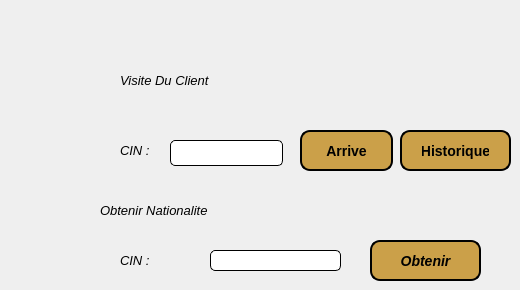
         <widget class="QWidget" name="visite">
          <attribute name="title">
           <string>visite/nationalite</string>
          </attribute>
          <widget class="QLabel" name="label_13">
           <property name="geometry">
            <rect>
             <x>120</x>
             <y>250</y>
             <width>51</width>
             <height>20</height>
            </rect>
           </property>
           <property name="font">
            <font>
             <family>Segoe UI</family>
             <pointsize>10</pointsize>
             <italic>true</italic>
             <bold>false</bold>
            </font>
           </property>
           <property name="styleSheet">
            <string notr="true">font: italic 10pt &quot;Segoe UI&quot;;</string>
           </property>
           <property name="text">
            <string>CIN :</string>
           </property>
          </widget>
          <widget class="QLineEdit" name="cin_nationalite">
           <property name="geometry">
            <rect>
             <x>210</x>
             <y>250</y>
             <width>131</width>
             <height>21</height>
            </rect>
           </property>
           <property name="styleSheet">
            <string notr="true"> border: 1px solid black; 
 border-radius: 5px; </string>
           </property>
          </widget>
          <widget class="QLineEdit" name="cinArriveeLineEdit">
           <property name="geometry">
            <rect>
             <x>170</x>
             <y>140</y>
             <width>113</width>
             <height>26</height>
            </rect>
           </property>
           <property name="styleSheet">
            <string notr="true"> border: 1px solid black; 
 border-radius: 5px; </string>
           </property>
          </widget>
          <widget class="QPushButton" name="Obtenir">
           <property name="geometry">
            <rect>
             <x>370</x>
             <y>240</y>
             <width>111</width>
             <height>41</height>
            </rect>
           </property>
           <property name="font">
            <font>
             <family>Segoe UI</family>
             <pointsize>-1</pointsize>
             <italic>true</italic>
             <bold>true</bold>
            </font>
           </property>
           <property name="styleSheet">
            <string notr="true">background-color: rgb(203, 160, 73);
font: italic 9pt &quot;Segoe UI&quot;;

 border: 2px solid black; 
 border-radius: 10px; 
color: black;
font-size: 14px;
font-weight: bold;
 padding: 10px 20px;

</string>
           </property>
           <property name="text">
            <string>Obtenir</string>
           </property>
          </widget>
          <widget class="QLabel" name="label_30">
           <property name="geometry">
            <rect>
             <x>120</x>
             <y>70</y>
             <width>171</width>
             <height>20</height>
            </rect>
           </property>
           <property name="font">
            <font>
             <family>Segoe UI</family>
             <pointsize>10</pointsize>
             <italic>true</italic>
             <bold>false</bold>
            </font>
           </property>
           <property name="styleSheet">
            <string notr="true">font: italic 10pt &quot;Segoe UI&quot;;</string>
           </property>
           <property name="text">
            <string>Visite Du Client</string>
           </property>
          </widget>
          <widget class="QLabel" name="label_14">
           <property name="geometry">
            <rect>
             <x>120</x>
             <y>140</y>
             <width>51</width>
             <height>20</height>
            </rect>
           </property>
           <property name="font">
            <font>
             <family>Segoe UI</family>
             <pointsize>10</pointsize>
             <italic>true</italic>
             <bold>false</bold>
            </font>
           </property>
           <property name="styleSheet">
            <string notr="true">font: italic 10pt &quot;Segoe UI&quot;;</string>
           </property>
           <property name="text">
            <string>CIN :</string>
           </property>
          </widget>
          <widget class="QPushButton" name="historiqueButton">
           <property name="geometry">
            <rect>
             <x>400</x>
             <y>130</y>
             <width>111</width>
             <height>41</height>
            </rect>
           </property>
           <property name="styleSheet">
            <string notr="true">background-color: rgb(203, 160, 73);
font: italic 9pt &quot;Segoe UI&quot;;

 border: 2px solid black; 
 border-radius: 10px; 
color: black;
font-size: 14px;
font-weight: bold;
 padding: 10px 20px;

</string>
           </property>
           <property name="text">
            <string>Historique</string>
           </property>
          </widget>
          <widget class="QLabel" name="label_31">
           <property name="geometry">
            <rect>
             <x>100</x>
             <y>200</y>
             <width>171</width>
             <height>20</height>
            </rect>
           </property>
           <property name="font">
            <font>
             <family>Segoe UI</family>
             <pointsize>10</pointsize>
             <italic>true</italic>
             <bold>false</bold>
            </font>
           </property>
           <property name="styleSheet">
            <string notr="true">font: italic 10pt &quot;Segoe UI&quot;;</string>
           </property>
           <property name="text">
            <string>Obtenir Nationalite</string>
           </property>
          </widget>
          <widget class="QPushButton" name="arriveeButton">
           <property name="geometry">
            <rect>
             <x>300</x>
             <y>130</y>
             <width>93</width>
             <height>41</height>
            </rect>
           </property>
           <property name="styleSheet">
            <string notr="true">background-color: rgb(203, 160, 73);
font: italic 9pt &quot;Segoe UI&quot;;

 border: 2px solid black; 
 border-radius: 10px; 
color: black;
font-size: 14px;
font-weight: bold;
 padding: 10px 20px;

</string>
           </property>
           <property name="text">
            <string>Arrive</string>
           </property>
          </widget>
         </widget>
